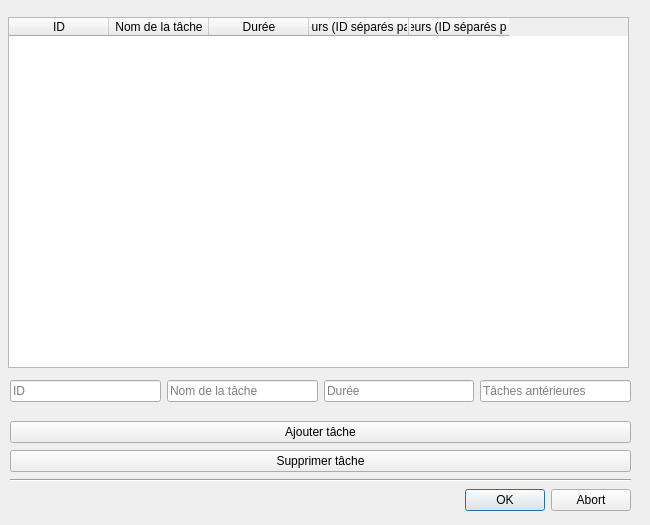
<?xml version="1.0" encoding="UTF-8"?>
<ui version="4.0">
 <class>Dialog</class>
 <widget class="QDialog" name="Dialog">
  <property name="geometry">
   <rect>
    <x>0</x>
    <y>0</y>
    <width>650</width>
    <height>525</height>
   </rect>
  </property>
  <property name="windowTitle">
   <string>Dialog</string>
  </property>
  <widget class="QTableWidget" name="tableWidget">
   <property name="geometry">
    <rect>
     <x>8</x>
     <y>17</y>
     <width>621</width>
     <height>351</height>
    </rect>
   </property>
   <column>
    <property name="text">
     <string>ID</string>
    </property>
   </column>
   <column>
    <property name="text">
     <string>Nom de la tâche</string>
    </property>
   </column>
   <column>
    <property name="text">
     <string>Durée</string>
    </property>
   </column>
   <column>
    <property name="text">
     <string>Tâches antérieurs (ID séparés par des virugles)</string>
    </property>
   </column>
   <column>
    <property name="text">
     <string>Tâches postérieurs (ID séparés par des virugles)</string>
    </property>
   </column>
  </widget>
  <widget class="QWidget" name="gridLayoutWidget">
   <property name="geometry">
    <rect>
     <x>10</x>
     <y>370</y>
     <width>621</width>
     <height>42</height>
    </rect>
   </property>
   <layout class="QGridLayout" name="gridLayout">
    <item row="1" column="3">
     <widget class="QLineEdit" name="DureelineEdit">
      <property name="placeholderText">
       <string>Durée</string>
      </property>
     </widget>
    </item>
    <item row="1" column="4">
     <widget class="QLineEdit" name="TacheAnterieurlineEdit">
      <property name="placeholderText">
       <string>Tâches antérieures</string>
      </property>
     </widget>
    </item>
    <item row="1" column="1">
     <widget class="QLineEdit" name="IDlineEdit">
      <property name="placeholderText">
       <string>ID</string>
      </property>
     </widget>
    </item>
    <item row="1" column="2">
     <widget class="QLineEdit" name="nomDeLaTachelineEdit">
      <property name="placeholderText">
       <string>Nom de la tâche</string>
      </property>
     </widget>
    </item>
   </layout>
  </widget>
  <widget class="QWidget" name="layoutWidget">
   <property name="geometry">
    <rect>
     <x>10</x>
     <y>420</y>
     <width>621</width>
     <height>92</height>
    </rect>
   </property>
   <layout class="QVBoxLayout" name="verticalLayout">
    <item>
     <widget class="QPushButton" name="ajoutTacheButton">
      <property name="text">
       <string>Ajouter tâche</string>
      </property>
     </widget>
    </item>
    <item>
     <widget class="QPushButton" name="supprimeTacheButton">
      <property name="text">
       <string>Supprimer tâche</string>
      </property>
     </widget>
    </item>
    <item>
     <widget class="Line" name="line">
      <property name="orientation">
       <enum>Qt::Horizontal</enum>
      </property>
     </widget>
    </item>
    <item>
     <widget class="QDialogButtonBox" name="buttonBox">
      <property name="orientation">
       <enum>Qt::Horizontal</enum>
      </property>
      <property name="standardButtons">
       <set>QDialogButtonBox::Abort|QDialogButtonBox::Ok</set>
      </property>
     </widget>
    </item>
   </layout>
  </widget>
 </widget>
 <resources/>
 <connections>
  <connection>
   <sender>buttonBox</sender>
   <signal>accepted()</signal>
   <receiver>Dialog</receiver>
   <slot>accept()</slot>
   <hints>
    <hint type="sourcelabel">
     <x>248</x>
     <y>254</y>
    </hint>
    <hint type="destinationlabel">
     <x>157</x>
     <y>274</y>
    </hint>
   </hints>
  </connection>
  <connection>
   <sender>buttonBox</sender>
   <signal>rejected()</signal>
   <receiver>Dialog</receiver>
   <slot>reject()</slot>
   <hints>
    <hint type="sourcelabel">
     <x>316</x>
     <y>260</y>
    </hint>
    <hint type="destinationlabel">
     <x>286</x>
     <y>274</y>
    </hint>
   </hints>
  </connection>
 </connections>
</ui>
